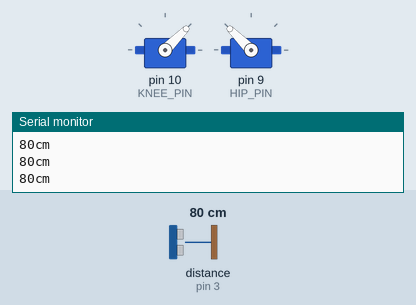
This sketch was run on a simulated Arduino Uno, built with avr-gcc and run on an emulated ATmega328P. Shown: 2 × servo, the last lines printed to the serial monitor. Wiring (inferred from the names in the program): ultrasonic range finder: trigger pin 4; echo pin 3. Inputs (shaded band) come from the test bench; at power-on: distance to the obstacle (sensor on pin 3) 80 cm. The echo pulse lasts 58.3 µs per cm.

Above: at 1.2 s.
1.3 s: distance to the obstacle (sensor on pin 3) set to 2 cm
At 2.9 s:
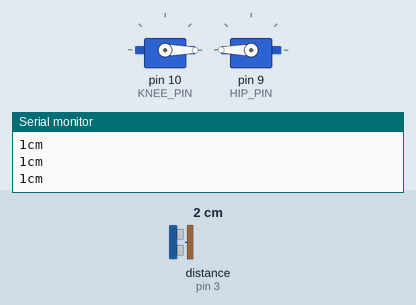
3.6 s: distance to the obstacle (sensor on pin 3) set to 60 cm
At 4.17 s:
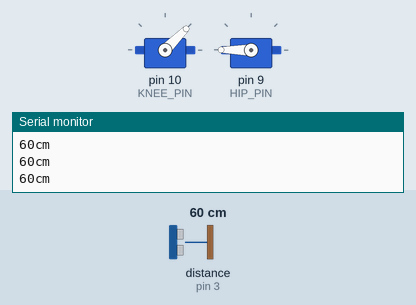
6.6 s: distance to the obstacle (sensor on pin 3) set to 4 cm
At 7.6 s:
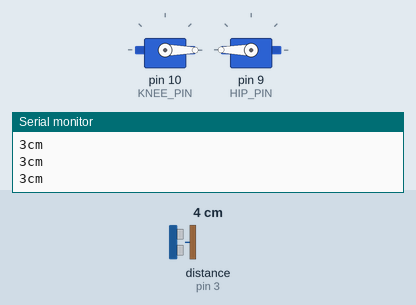
8.7 s: distance to the obstacle (sensor on pin 3) set to 120 cm
At 9.86 s:
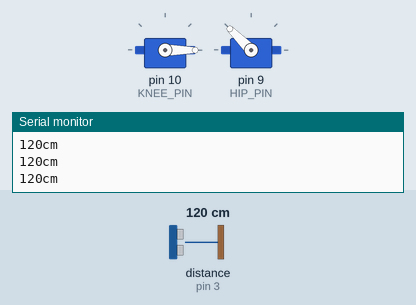
Timing chart, 0 to 12.7 s (numbered marks = the images above; inputs shaded):
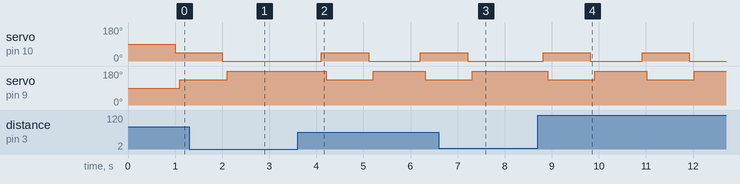

Measured:
- after the input at 1.3 s, servo on pin 10 (KNEE_PIN): goes on until 2.0 s, then stays 0°; servo on pin 9 (HIP_PIN): goes on until 2.1 s, then stays 180°
- after the input at 3.6 s, servo on pin 10 (KNEE_PIN): 0° → 45° after 0.51 s, → 0° 1.0 s later, → 45° 1.1 s later; servo on pin 9 (HIP_PIN): 180° → 135° after 0.61 s, → 180° 1.0 s later, → 135° 1.1 s later
- after the input at 6.6 s, servo on pin 10 (KNEE_PIN): goes on until 7.2 s, then stays 0°
- after the input at 8.7 s, servo on pin 10 (KNEE_PIN): alternates 45° for 1.0 s and 0° for 1.1 s, starting after 0.12 s; servo on pin 9 (HIP_PIN): alternates 180° for 1.1 s and 135° for 1.0 s, starting after 0.22 s

The sketch:

pt.ino
```cpp
#include <pt.h>
#include <Servo.h>

#define ECHO_PIN 3
#define TRIGGER_PIN 4
#define KNEE_PIN 10 //left
#define HIP_PIN 9 //left
//#define KNEE_PIN 12 //right
//#define HIP_PIN 13 //right

#define KNEE_INIT_ANGLE 45 //left
#define KNEE_END_ANGLE 0 //left
#define HIP_INIT_ANGLE 135 //left
#define HIP_END_ANGLE 180 //left
//#define KNEE_INIT_ANGLE 0 //right
//#define KNEE_END_ANGLE 45 //right
//#define HIP_INIT_ANGLE 0 //right
//#define HIP_END_ANGLE 45 //right


#define STOP_DISTANCE 50 //cm

static struct pt pt1, pt2;

Servo knee;
Servo hip;

long distance; //cm

void setup()
{
  Serial.begin(9600);

  pinMode(TRIGGER_PIN, OUTPUT);
  pinMode(ECHO_PIN, INPUT);
  knee.attach(KNEE_PIN);
  hip.attach(HIP_PIN);

  PT_INIT(&pt1);
  PT_INIT(&pt2);
}

static int servoPT(struct pt *pt)
{
  static unsigned long timestamp = 0;
  static unsigned long t1 = 0;
  static unsigned long t2 = 0;

  PT_BEGIN(pt);
  while(1)
  {
    PT_WAIT_UNTIL(pt, millis() - timestamp > 500 );
    timestamp = millis();

    if (distance > STOP_DISTANCE)
    {
      PT_WAIT_UNTIL(pt, millis() - t1 > 1000);
      t1 = millis();
      knee.write(KNEE_INIT_ANGLE);
      t2 = millis();
      PT_WAIT_UNTIL(pt, millis() - t2 > 100);
      hip.write(HIP_INIT_ANGLE);

      PT_WAIT_UNTIL(pt, millis() - t1 > 1000);
      knee.write(KNEE_END_ANGLE);
      t2 = millis();
      PT_WAIT_UNTIL(pt, millis() - t2 > 100);
      hip.write(HIP_END_ANGLE);
      t1 = millis();
    }
  }
  PT_END(pt);
}

static int distancePT(struct pt *pt)
{
  static unsigned long timestamp = 0;
  static unsigned long t1 = 0;

  PT_BEGIN(pt);
  while(1)
  {
    PT_WAIT_UNTIL(pt, millis() - timestamp > 100);
    timestamp = millis();

    t1 = millis();
    distance = getDistance();

    Serial.print(distance);
    Serial.print("cm");
    Serial.println();
  }
  PT_END(pt);
}

void loop()
{
  servoPT(&pt1);
  distancePT(&pt2);
}

long getDistance()
{
  digitalWrite(TRIGGER_PIN, LOW);
  delayMicroseconds(2);
  digitalWrite(TRIGGER_PIN, HIGH);
  delayMicroseconds(5);
  digitalWrite(TRIGGER_PIN, LOW);

  return microsecondsToCentimeters(pulseIn(ECHO_PIN, HIGH));
}

long microsecondsToCentimeters(long microseconds)
{
  return microseconds / 29 / 2;
}
```
